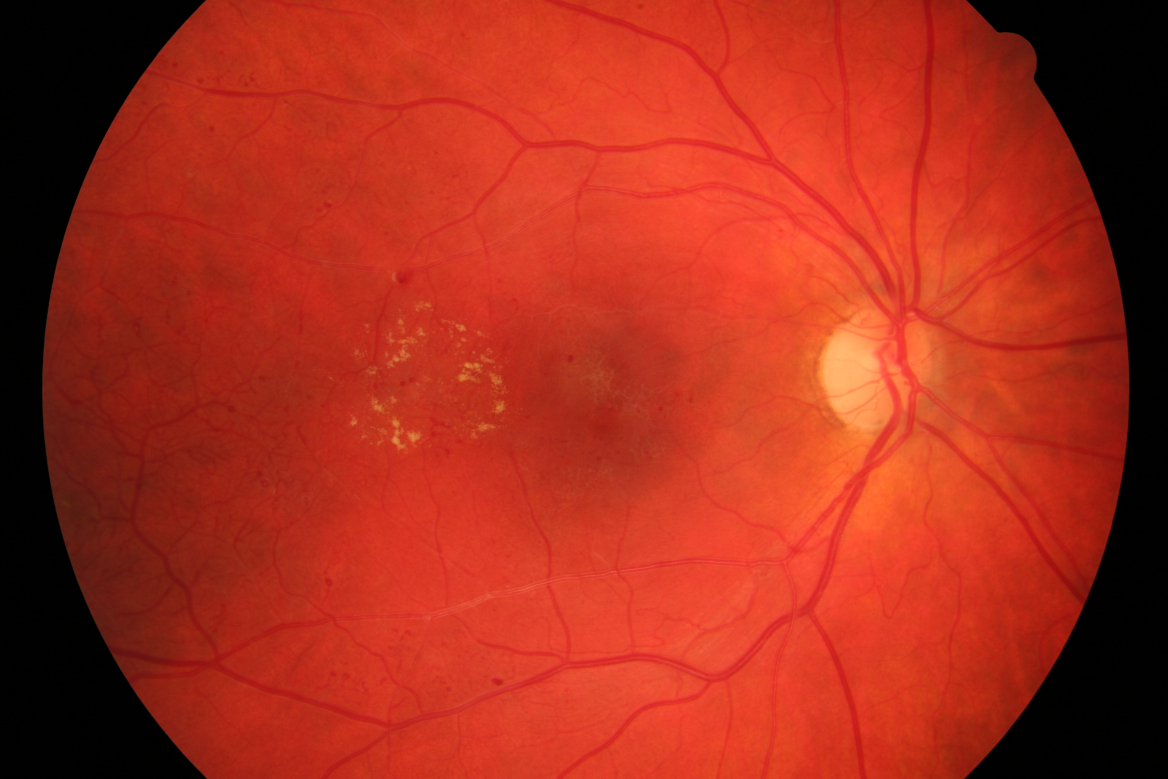
#> input picture Train/0/06_dr.JPG, 3504 x 2336 px, found by its file name (shown at 1/3 size); its folder holds only this picture in this run
$ python Module2.py   (older library calls are emulated)
#> lines starting #> are read from the running program, lines starting #| are printed output that depends on the picture; after the words box and inside, x2 and y2 are one past the last pixel; in counts of white or black regions, pixels touching at a corner belong together
import numpy as np
import cv2
import os
import csv
from skimage import morphology

def bloodVessel(path): # for extracting blood vessel features
    img = cv2.imread(path)
    curImg = img[:,:,1]
    histEqImg= cv2.equalizeHist(curImg) #for histogram equlization. it equalizes the contrast
    gray = curImg
    kernelG1 = np.array([[ 5,  5,  5],[-3,  0, -3],[-3, -3, -3]])
    kernelG2 = np.array([[ 5,  5, -3],[ 5,  0, -3],[-3, -3, -3]])
    kernelG3 = np.array([[ 5, -3, -3],[ 5,  0, -3],[ 5, -3, -3]])
    kernelG4 = np.array([[-3, -3, -3],[ 5,  0, -3],[ 5,  5, -3]])
    kernelG5 = np.array([[-3, -3, -3],[-3,  0, -3],[ 5,  5,  5]])
    kernelG6 = np.array([[-3, -3, -3],[-3,  0,  5],[-3,  5,  5]])
    kernelG7 = np.array([[-3, -3,  5],[-3,  0,  5],[-3, -3,  5]])
    kernelG8 = np.array([[-3,  5,  5],[-3,  0,  5],[-3, -3, -3]])
    g1 = cv2.normalize(cv2.filter2D(gray, cv2.CV_32F, kernelG1), None, 0, 255, cv2.NORM_MINMAX, cv2.CV_8UC1) # filter2d- to convolve a kernel with an image
    g2 = cv2.normalize(cv2.filter2D(gray, cv2.CV_32F, kernelG2), None, 0, 255, cv2.NORM_MINMAX, cv2.CV_8UC1)#normalize- dividing every pixel value by the sum of absolute values of all the pixels in the image
    g3 = cv2.normalize(cv2.filter2D(gray, cv2.CV_32F, kernelG3), None, 0, 255, cv2.NORM_MINMAX, cv2.CV_8UC1)
    g4 = cv2.normalize(cv2.filter2D(gray, cv2.CV_32F, kernelG4), None, 0, 255, cv2.NORM_MINMAX, cv2.CV_8UC1)
    g5 = cv2.normalize(cv2.filter2D(gray, cv2.CV_32F, kernelG5), None, 0, 255, cv2.NORM_MINMAX, cv2.CV_8UC1)
    g6 = cv2.normalize(cv2.filter2D(gray, cv2.CV_32F, kernelG6), None, 0, 255, cv2.NORM_MINMAX, cv2.CV_8UC1)
    g7 = cv2.normalize(cv2.filter2D(gray, cv2.CV_32F, kernelG7), None, 0, 255, cv2.NORM_MINMAX, cv2.CV_8UC1)
    g8 = cv2.normalize(cv2.filter2D(gray, cv2.CV_32F, kernelG8), None, 0, 255, cv2.NORM_MINMAX, cv2.CV_8UC1)
    magn = cv2.max(g1, cv2.max(g2, cv2.max(g3, cv2.max(g4, cv2.max(g5, cv2.max(g6, cv2.max(g7, g8)))))))
    curImg = magn
    threshImg = cv2.threshold(curImg,160,180,cv2.THRESH_BINARY_INV)
    cleanImg = morphology.remove_small_objects(curImg, min_size=130, connectivity=100) #Remove connected components smaller than the specified size.
    return cleanImg

def Exudates(path): #for extracting features of exudates(a mass of cells and fluid that has seeped out of blood vessels,  especially in inflammation.)
    img = cv2.imread(path)
    curImg = img[:,:,1]
    histEqImg= cv2.equalizeHist(curImg)
    gray = curImg
    clahe = cv2.createCLAHE() #Contrast Limited Adaptive Histogram Equalization.Image is divided into small blocks called "tiles" (tileSize is 8x8 by default in OpenCV). Then each of these blocks are histogram equalized as usual.
    clImg = clahe.apply(curImg)
    strEl = cv2.getStructuringElement(cv2.MORPH_ELLIPSE,(6,6))
    dilateImg = cv2.dilate(curImg, strEl)
    retValue, threshImg = cv2.threshold(dilateImg, 220, 220, cv2.THRESH_BINARY)
    medianImg = cv2.medianBlur(dilateImg,5)
    return medianImg

def Mask(path):
    frame = cv2.imread(path)
#> frame is the input picture: shape (2336, 3504, 3); mean B, G, R 27.9, 45.6, 168.1
    frame = cv2.resize(frame,(96,96))
#> frame: shape (96, 96, 3)
    converted = cv2.cvtColor(frame, cv2.COLOR_BGR2HSV)
#> converted: shape (96, 96, 3); mean H, S, V 6.8, 199.3, 168.1
    lowerBoundary = np.array([0,40,30],dtype="uint8")
    upperBoundary = np.array([43,255,254],dtype="uint8")
    eyeMask = cv2.inRange(converted, lowerBoundary, upperBoundary)
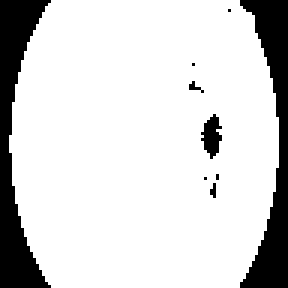
#> eyeMask: shape (96, 96) (shown 3 times larger); 83.6% white; 9 black regions (6 under 20 px), largest, box (x1, y1, x2, y2) and area: (0, 0, 17, 96) 738, (80, 0, 96, 96) 691, (67, 38, 74, 53) 64
    kernel = cv2.getStructuringElement(cv2.MORPH_ELLIPSE, (3,3))
    eyeMask = cv2.erode(eyeMask, kernel, iterations = 2)
#> eyeMask: shape (96, 96); 77.5% white; 6 black regions (1 under 20 px), largest, box (x1, y1, x2, y2) and area: (0, 0, 19, 96) 930, (74, 0, 96, 96) 898, (65, 36, 76, 55) 133, (66, 56, 75, 68) 61, (61, 25, 70, 33) 39
    eyeMask = cv2.dilate(eyeMask, kernel, iterations = 2)
#> eyeMask: shape (96, 96); 83.5% white; 7 black regions (4 under 20 px), largest, box (x1, y1, x2, y2) and area: (0, 0, 17, 96) 738, (80, 0, 96, 96) 693, (67, 38, 74, 53) 65
    lowerBoundary = np.array([170,80,30],dtype="uint8")
    upperBoundary = np.array([180,255,250],dtype="uint8")
    eyeMask2 = cv2.inRange(converted, lowerBoundary, upperBoundary)
#> eyeMask2: shape (96, 96); 0.02% white in thin lines or dots, all inside (x1, y1, x2, y2) = (64, 3, 77, 22)
    eyeMask = cv2.addWeighted(eyeMask,0.5,eyeMask2,0.5,0.0)
    eyeMask = cv2.medianBlur(eyeMask, 5)
#> eyeMask: shape (96, 96); values 0 (black) and 128 (white), 83.9% white; 3 black regions, box (x1, y1, x2, y2) and area: (0, 0, 16, 96) 736, (80, 0, 96, 96) 692, (68, 39, 74, 51) 52
    skin = cv2.bitwise_and(frame, frame, mask = eyeMask)
    frame = cv2.addWeighted(frame,1.5,skin,-0.5,0)
    skin = cv2.bitwise_and(frame, frame, mask = eyeMask)
    h,w = skin.shape[:2]
#> h = 96; w = 96
    bw_image = cv2.cvtColor(skin, cv2.COLOR_HSV2BGR)
    bw_image = cv2.cvtColor(skin, cv2.COLOR_BGR2GRAY)
#> bw_image: shape (96, 96)
    bw_image = cv2.GaussianBlur(bw_image,(5,5),0) #for smoothing images.
    threshold = 1
    for i in range(h):
        for j in range(w):
            if bw_image[i][j] > threshold:
               bw_image[i][j] = 0
            else:
               bw_image[i][j] = 255
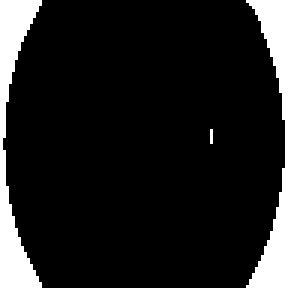
#> bw_image: shape (96, 96) (shown 3 times larger); 11.4% white; 3 white regions (1 under 20 px), largest, box (x1, y1, x2, y2) and area: (0, 0, 14, 96) 546, (82, 0, 96, 96) 499
    return bw_image


TrainData="C:/Users/CHANDA/Desktop/Retinology"
TrainData=TrainData+"/Train"
for (dirpath,dirnames,filenames) in os.walk(TrainData):
    for dirname in dirnames:
        for(direcpath,direcnames,files) in os.walk(TrainData+"/"+dirname):
            for file in files:
                path=TrainData+"/"+dirname+"/"+file
                bw_image=Mask(path)
                bw_image=bloodVessel(path)
#> in bloodVessel, `histEqImg= cv2.equalizeHist(curImg)`:
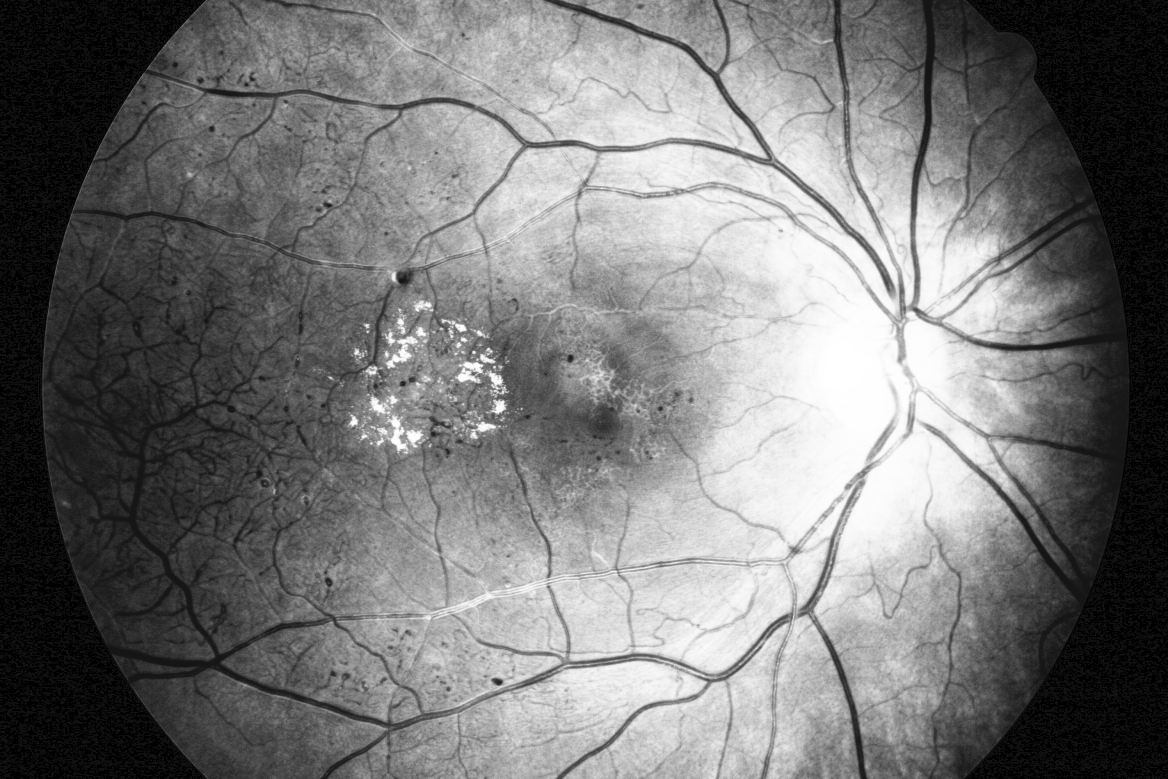
#> histEqImg: shape (2336, 3504) (shown at 1/3 size); min 0, max 255, mean 119.3
#> in bloodVessel, `g1 = cv2.normalize(cv2.filter2D(gray, cv2.CV_32F, kernelG1), None, 0, ..`:
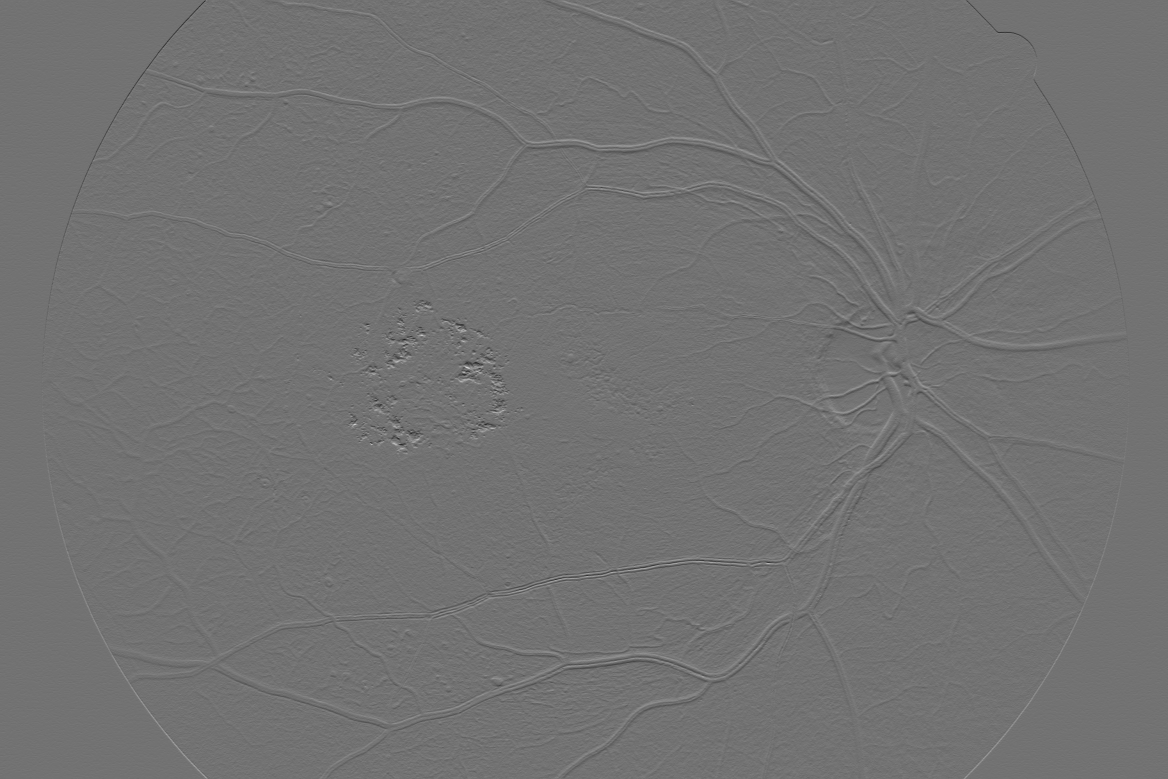
#> g1: shape (2336, 3504) (shown at 1/3 size); min 0, max 255, mean 114.4
#> in bloodVessel, `g3 = cv2.normalize(cv2.filter2D(gray, cv2.CV_32F, kernelG3), None, 0, ..`:
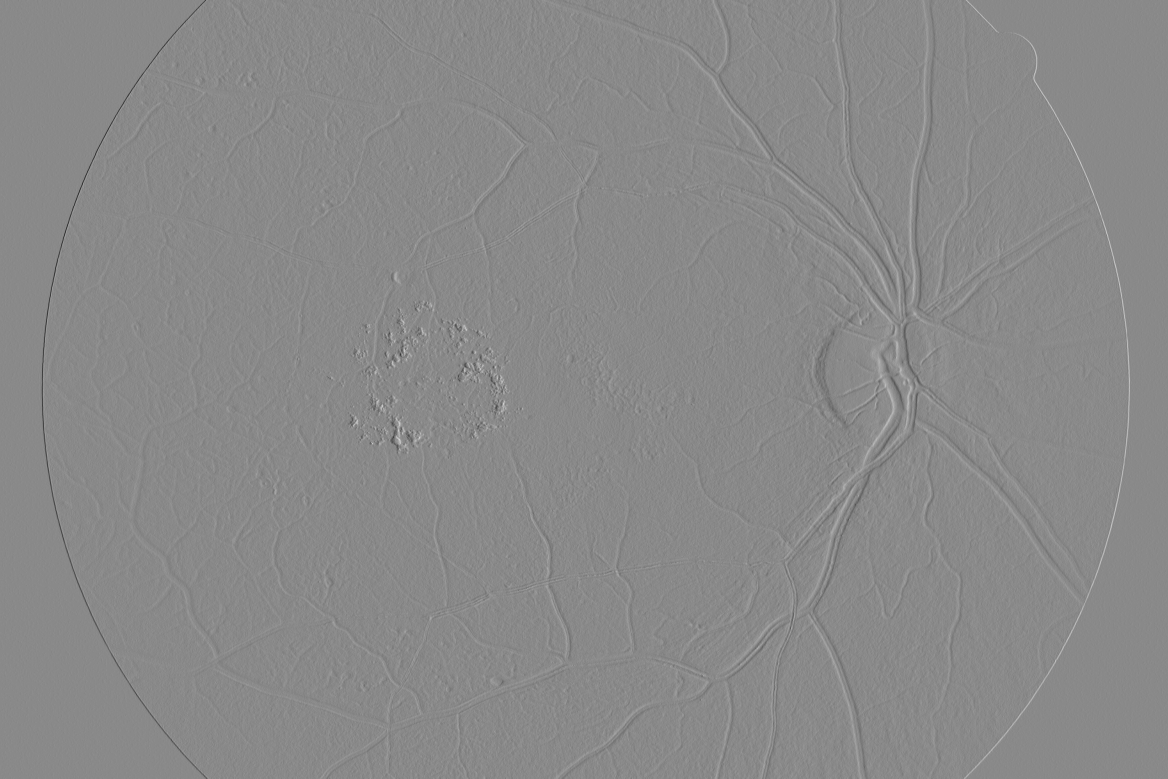
#> g3: shape (2336, 3504) (shown at 1/3 size); min 0, max 255, mean 137.3
                bw_image=Exudates(path)
#> in Exudates, `clImg = clahe.apply(curImg)`:
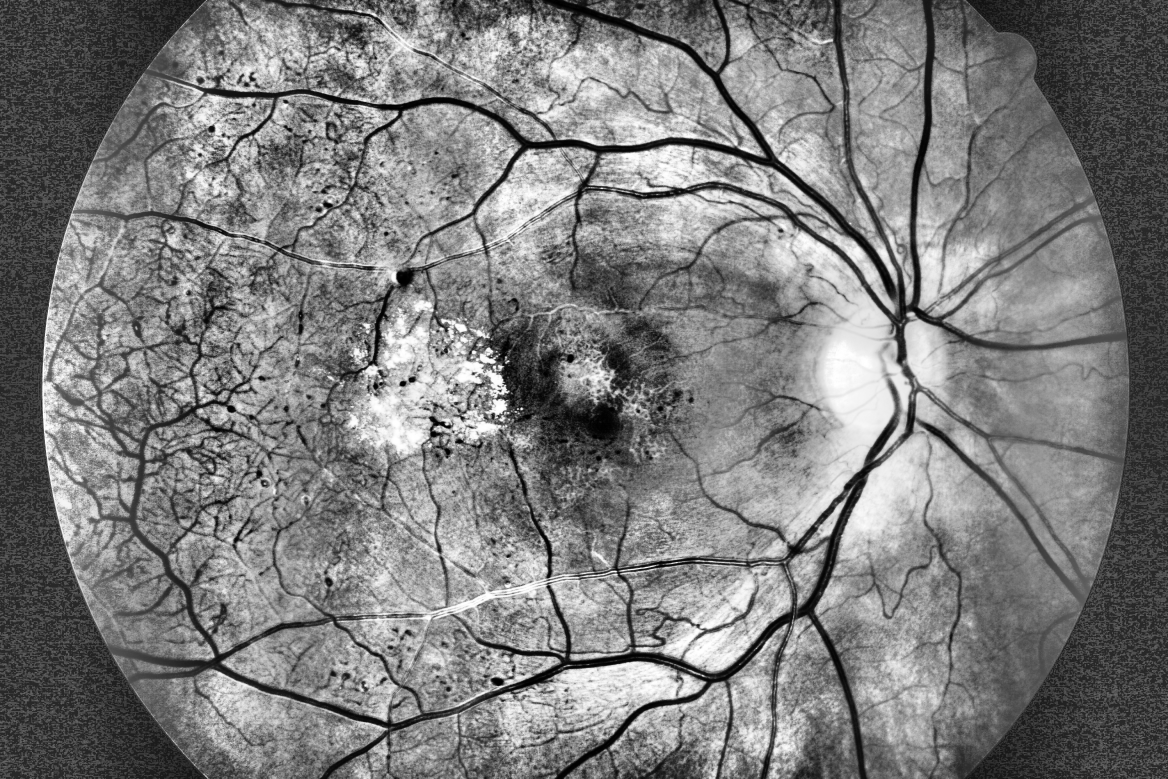
#> clImg: shape (2336, 3504) (shown at 1/3 size); min 0, max 255, mean 124.7
#> in Exudates, `retValue, threshImg = cv2.threshold(dilateImg, 220, 220, cv2.THRESH_BI..`: threshImg: shape (2336, 3504); every value is 0
                cv2.imshow('Binary Image', bw_image)
                cv2.waitKey(200)
